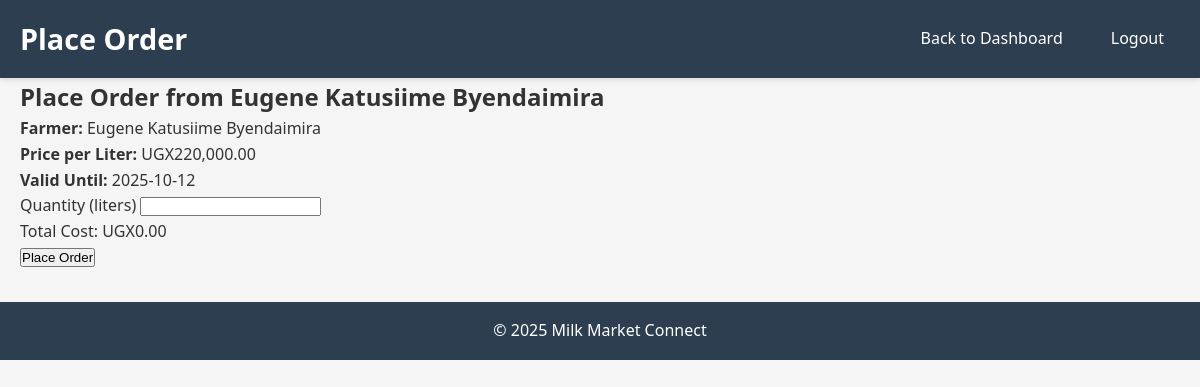
Page /pages/plant/place_order.php?listing_id=2 (signed in) on the committed database.
### tables this page shows
CREATE TABLE `price_listings` (
  `id` int NOT NULL AUTO_INCREMENT,
  `farmer_id` int NOT NULL,
  `price_per_liter` decimal(10,2) NOT NULL,
  `valid_until` date NOT NULL,
  `status` enum('Active','Expired') DEFAULT 'Active',
  `created_at` datetime DEFAULT CURRENT_TIMESTAMP,
  `updated_at` datetime DEFAULT CURRENT_TIMESTAMP ON UPDATE CURRENT_TIMESTAMP,
  PRIMARY KEY (`id`),
  KEY `farmer_id` (`farmer_id`)
);

CREATE TABLE `farmers` (
  `id` int NOT NULL AUTO_INCREMENT,
  `name` varchar(100) NOT NULL,
  `email` varchar(100) NOT NULL,
  `password` varchar(255) NOT NULL,
  `location` varchar(255) NOT NULL,
  `contact` varchar(50) NOT NULL,
  `milk_capacity` float NOT NULL,
  `preferred_price` decimal(10,2) NOT NULL,
  `created_at` datetime DEFAULT CURRENT_TIMESTAMP,
  `updated_at` datetime DEFAULT CURRENT_TIMESTAMP ON UPDATE CURRENT_TIMESTAMP,
  PRIMARY KEY (`id`),
  UNIQUE KEY `email` (`email`)
);

### pages/plant/place_order.php (the view, shortened to what this page needs)
<?php
include_once '../../config/db.php';
$listingId = $_GET['listing_id'] ?? 0;
$sql = "SELECT pl.*, f.name as farmer_name, f.id as farmer_id
        FROM price_listings pl
        JOIN farmers f ON pl.farmer_id = f.id
        WHERE pl.id = $listingId AND pl.status = 'Active' AND pl.valid_until >= CURDATE()";
$result = mysqli_query($conn, $sql);
$listing = mysqli_fetch_assoc($result);
?>
<!DOCTYPE html>
<html lang="en">
<head>
    <link rel="stylesheet" href="../../css/dashboard.css">
</head>
<body>
    <header>
        <div class="container">
            <h1>Place Order</h1>
            <nav>
                <a href="dashboard.php">Back to Dashboard</a>
                <a href="../logout.php">Logout</a>
            </nav>
        </div>
    </header>
    <main class="container">
        <section class="order-form-section">
            <h2>Place Order from <?php echo $listing['farmer_name']; ?></h2>
            <div class="listing-details">
                <p><strong>Farmer:</strong> <?php echo $listing['farmer_name']; ?></p>
                <p><strong>Price per Liter:</strong> UGX<?php echo number_format($listing['price_per_liter'], 2); ?></p>
                <p><strong>Valid Until:</strong> <?php echo $listing['valid_until']; ?></p>
            </div>
            <form method="post">
                <div class="form-group">
                    <label for="quantity">Quantity (liters)</label>
                    <input type="number" id="quantity" name="quantity" min="1" required>
                </div>
                <div class="form-group">
                    <label>Total Cost: UGX<span id="total-cost">0.00</span></label>
                </div>
                <button type="submit" class="btn">Place Order</button>
            </form>
        </section>
    </main>
    <footer>
        <div class="container">
            <p>&copy; 2025 Milk Market Connect</p>
        </div>
    </footer>
</body>
</html>

### css/dashboard.css (style rules this page uses)
* { margin: 0; padding: 0; box-sizing: border-box; }
body { font-family: 'Segoe UI', Tahoma, Geneva, Verdana, sans-serif; line-height: 1.6; background-color: #f5f5f5; color: #333; }
.container { max-width: 1200px; margin: 0 auto; padding: 0 20px; }
header { background-color: #2c3e50; color: white; padding: 1rem 0; box-shadow: 0 2px 5px rgba(0, 0, 0, 0.1); }
header .container { display: flex; justify-content: space-between; align-items: center; }
header h1 { font-size: 1.8rem; font-weight: 600; }
nav { display: flex; align-items: center; gap: 1rem; }
nav a { color: white; text-decoration: none; padding: 0.5rem 1rem; border-radius: 4px; transition: background-color 0.3s; }
main { padding: 2rem 0; }
footer { background-color: #2c3e50; color: white; padding: 1rem 0; text-align: center; margin-top: 2rem; }

### rows in the picture
price_listings: farmer.name "Eugene Katusiime Byendaimira", price_per_liter "220,000.00", valid_until "2025-10-12"
